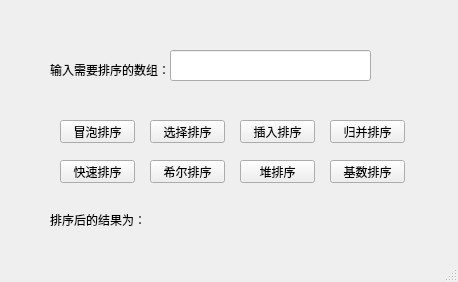
<?xml version="1.0" encoding="UTF-8"?>
<ui version="4.0">
 <class>MainWindow</class>
 <widget class="QMainWindow" name="MainWindow">
  <property name="geometry">
   <rect>
    <x>0</x>
    <y>0</y>
    <width>458</width>
    <height>282</height>
   </rect>
  </property>
  <property name="windowTitle">
   <string>MainWindow</string>
  </property>
  <widget class="QWidget" name="centralwidget">
   <widget class="QLineEdit" name="lineEdit">
    <property name="geometry">
     <rect>
      <x>170</x>
      <y>50</y>
      <width>201</width>
      <height>31</height>
     </rect>
    </property>
   </widget>
   <widget class="QLabel" name="label">
    <property name="geometry">
     <rect>
      <x>50</x>
      <y>60</y>
      <width>121</width>
      <height>20</height>
     </rect>
    </property>
    <property name="text">
     <string>输入需要排序的数组：</string>
    </property>
   </widget>
   <widget class="QPushButton" name="pushButton_1">
    <property name="geometry">
     <rect>
      <x>60</x>
      <y>120</y>
      <width>75</width>
      <height>23</height>
     </rect>
    </property>
    <property name="text">
     <string>冒泡排序</string>
    </property>
   </widget>
   <widget class="QPushButton" name="pushButton_2">
    <property name="geometry">
     <rect>
      <x>150</x>
      <y>120</y>
      <width>75</width>
      <height>23</height>
     </rect>
    </property>
    <property name="text">
     <string>选择排序</string>
    </property>
   </widget>
   <widget class="QPushButton" name="pushButton_3">
    <property name="geometry">
     <rect>
      <x>240</x>
      <y>120</y>
      <width>75</width>
      <height>23</height>
     </rect>
    </property>
    <property name="text">
     <string>插入排序</string>
    </property>
   </widget>
   <widget class="QPushButton" name="pushButton_4">
    <property name="geometry">
     <rect>
      <x>330</x>
      <y>120</y>
      <width>75</width>
      <height>23</height>
     </rect>
    </property>
    <property name="text">
     <string>归并排序</string>
    </property>
   </widget>
   <widget class="QPushButton" name="pushButton_5">
    <property name="geometry">
     <rect>
      <x>60</x>
      <y>160</y>
      <width>75</width>
      <height>23</height>
     </rect>
    </property>
    <property name="text">
     <string>快速排序</string>
    </property>
   </widget>
   <widget class="QPushButton" name="pushButton_6">
    <property name="geometry">
     <rect>
      <x>150</x>
      <y>160</y>
      <width>75</width>
      <height>23</height>
     </rect>
    </property>
    <property name="text">
     <string>希尔排序</string>
    </property>
   </widget>
   <widget class="QPushButton" name="pushButton_7">
    <property name="geometry">
     <rect>
      <x>240</x>
      <y>160</y>
      <width>75</width>
      <height>23</height>
     </rect>
    </property>
    <property name="text">
     <string>堆排序</string>
    </property>
   </widget>
   <widget class="QLabel" name="label_2">
    <property name="geometry">
     <rect>
      <x>50</x>
      <y>210</y>
      <width>391</width>
      <height>20</height>
     </rect>
    </property>
    <property name="text">
     <string>排序后的结果为：</string>
    </property>
   </widget>
   <widget class="QPushButton" name="pushButton_8">
    <property name="geometry">
     <rect>
      <x>330</x>
      <y>160</y>
      <width>75</width>
      <height>23</height>
     </rect>
    </property>
    <property name="text">
     <string>基数排序</string>
    </property>
   </widget>
  </widget>
  <widget class="QStatusBar" name="statusbar"/>
 </widget>
 <resources/>
 <connections/>
</ui>
